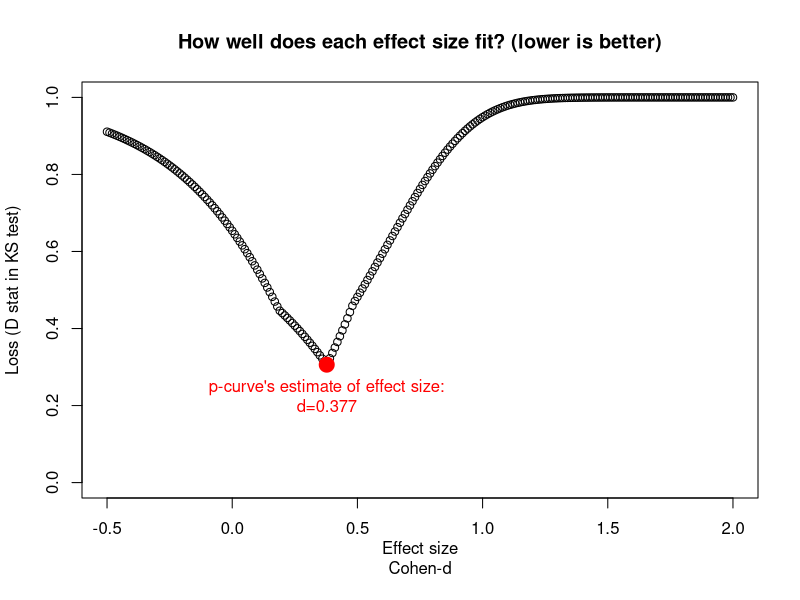

The R source for this figure: (Note: this script raises an error after producing the figure.)
# copied from http://www.p-curve.com/Supplement/Rcode_paper2/9%20-%20Loss%20Function%20and%20Estimation.R



#LOSS FUNCTION
    loss=function(t_obs,df_obs,d_est) {
      #################################################################################################
      #SYNTAX:
      #1. t_obs is a vector with observed t-values, 
      #2. df_obs vector with degrees of freedom associated with each t-value
      #3. d_est is the effect size on which fitted p-curve is based and the measure of loss computed
      #################################################################################################
      
      #1.Convert all ts to the same sign (for justification see Supplement 5) 
        t_obs=abs(t_obs)
      
      #2 Compute p-values
        p_obs=2*(1-pt(t_obs,df=df_obs))
      
      #3 Keep significant t-values and corresponding df.
        t.sig=subset(t_obs,p_obs<.05)
        df.sig=subset(df_obs,p_obs<.05)
      
        
      #4.Compute non-centrality parameter implied by d_est and df_obs
      #df+2 is total N. 
      #Becuase the noncentrality parameter for the student distribution is ncp=sqrt(n/2)*d, 
      #we add 2 to d.f. to get N,  divide by 2 to get n, and by 2 again for ncp, so -->df+2/4
        ncp_est=sqrt((df.sig+2)/4)*d_est                          
      
      #5.Find critical t-value for p=.05 (two-sided)
      #this is used below to compute power, it is a vector as different tests have different dfs 
      #and hence different critical values
        tc=qt(.975,df.sig)                     
      
      #4.Find power for ncp given tc, again, this is a vector of implied power, for ncp_est,  for each test
        power_est=1-pt(tc,df.sig,ncp_est)        
      
      #5.Compute pp-values
      #5.1 First get the overall probability of a t>tobs, given ncp
        p_larger=pt(t.sig,df=df.sig,ncp=ncp_est)
      
      #5.2 Now, condition on p<.05
        ppr=(p_larger-(1-power_est))/power_est  #this is the pp-value for right-skew
    
      #6. Compute the gap between the distribution of observed pp-values and a uniform distribution 0,1 
        KSD=ks.test(ppr,punif)$statistic        #this is the D statistic outputted by the KS test against uniform
        return(KSD)          
      }
    
    

#Function 2: Estimate d and plot loss function
  
plotloss=function(t_obs,df_obs,dmin,dmax)
  {
  #################################################################################################
  #SYNTAX:
  #t_obs  : vector with observed t-values 
  #df_obs : vector with degrees of freedom associated with each t-value
  #dmin   : smallest  effect size to consider 
  #dnax   : largest   effect size to consider 
  #e.g., dmin=-1, dmax=1 would look for the best fitting effect size in the d>=-1 and d<=1 range
  #################################################################################################
  
  #Results will be stored in these vectors, create them first
    loss.all=c()
    di=c()
  
  #Compute loss for effect sizes between d=c(dmin,dmax) in steps of .01    
      for (i in 0:((dmax-dmin)*100))
      {
        d=dmin+i/100                   #effect size being considered
        di=c(di,d)                     #add it to the vector (kind of silly, but kept for symmetry)
        options(warn=-1)               #turn off warning becuase R does not like its own pt() function!
        loss.all=c(loss.all,loss(df_obs=df_obs,t_obs=t_obs,d_est=d))
                                       #apply loss function so that effect size, store result
        options(warn=0)                #turn warnings back on
      }
  
  #find the effect leading to smallest loss in that set, that becomes the starting point in the optimize command
      imin=match(min(loss.all),loss.all)       #which i tested effect size lead to the overall minimum?
      dstart=dmin+imin/100                     #convert that i into a d.
  
  #optimize around the global minimum
      dhat=optimize(loss,c(dstart-.1,dstart+.1), df_obs=df_obs,t_obs=t_obs)
      options(warn=-0)
  
  #Plot results
      plot(di,loss.all,xlab="Effect size\nCohen-d", ylab="Loss (D stat in KS test)",ylim=c(0,1), main="How well does each effect size fit? (lower is better)")  
      points(dhat$minimum,dhat$objective,pch=19,col="red",cex=2)
      text(dhat$minimum,dhat$objective-.08,paste0("p-curve's estimate of effect size:\nd=",round(dhat$minimum,3)),col="red")
      return(dhat$minimum)
    
  }
    
  
 #Example
  #"data"
   t_obs= c(1.7,  2.8,  -3.1,  2.4)  #the first is ignored, the third converted to a positive number
   df_obs=c(44,   75,   125,  200)
    
  #estimation
    plotloss(t_obs=t_obs,df_obs=df_obs,dmin=-.5,dmax=2)
    
		
# use the critical data set: run Github/meta-showdown/helpers/Weird p-curve.R first to get the data set

pcurveEst(t=sim.outlier$t, df=sim.outlier$n1 + sim.outlier$n2 - 2, progress=FALSE, long=TRUE, CI=FALSE)

t_obs <- sim.outlier$t
df_obs <- sim.outlier$n1 + sim.outlier$n2 - 2


plotloss(t_obs=t_obs,df_obs=df_obs,dmin=0, dmax=40.72097)


# check differences

# original
loss(t_obs,df_obs,d_est=0.4)
losses.original <- data.frame()
for (d_est in seq(0, 40, by=.05)) {
	losses.original <- rbind(losses.original, data.frame(d_est = d_est, loss = loss(t_obs,df_obs,d_est=d_est)))
}


# our
pc_data <- pcurve_prep(t_obs = t_obs, df_obs = df_obs)

losses.our <- data.frame()
for (d_est in seq(0, 40, by=.05)) {
	losses.our <- rbind(losses.our, data.frame(d_est = d_est, loss = pcurve_loss2(dobs=d_est, pc_data=pc_data)))
}
losses.our
plot(losses.our)

optimize(pcurve_loss2, interval = c(0, 40), pc_data = pc_data)$minimum

optimize(pcurve_loss2, interval = c(0, 4), pc_data = pc_data)$minimum

#plot full curve






pcurve_loss2 <- function(dobs, pc_data) {
  options(warn=-1)
  t.sig <- pc_data$t_obs
  df.sig <- pc_data$df_obs
  ncp_est <- sqrt((df.sig+2)/4)*dobs                          
  tc <- qt(.975, df.sig)                     
  power_est <- 1-pt(tc, df.sig, ncp_est)
  p_larger <- pt(t.sig,df=df.sig,ncp=ncp_est)
  ppr <- (p_larger-(1-power_est))/power_est
  
  # Problem: ks.test gives an error if the number of test statistics is small and
  # bootstrapping selects a weird sample. In case of errors, return a large loss value
 KSD <- tryCatch({
      ks.test(ppr, punif)$statistic
  }, error = function(e) {
	  return(1e10) # return a large loss function value
  })
  
  # print progression of loss function
  #cat(paste0("dobs=", round(dobs, 3), "; loss=", round(KSD, 3), "\n"))
  
  options(warn=0)
  return(KSD)          
}